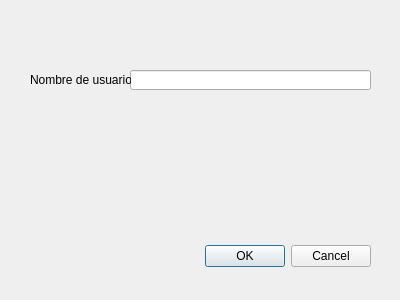
<?xml version="1.0" encoding="UTF-8"?>
<ui version="4.0">
 <class>Dialog</class>
 <widget class="QDialog" name="Dialog">
  <property name="geometry">
   <rect>
    <x>0</x>
    <y>0</y>
    <width>400</width>
    <height>300</height>
   </rect>
  </property>
  <property name="windowTitle">
   <string>Dialog</string>
  </property>
  <widget class="QDialogButtonBox" name="buttonBox">
   <property name="geometry">
    <rect>
     <x>30</x>
     <y>240</y>
     <width>341</width>
     <height>32</height>
    </rect>
   </property>
   <property name="layoutDirection">
    <enum>Qt::LeftToRight</enum>
   </property>
   <property name="orientation">
    <enum>Qt::Horizontal</enum>
   </property>
   <property name="standardButtons">
    <set>QDialogButtonBox::Cancel|QDialogButtonBox::Ok</set>
   </property>
  </widget>
  <widget class="QLineEdit" name="lineEdit">
   <property name="geometry">
    <rect>
     <x>130</x>
     <y>70</y>
     <width>241</width>
     <height>20</height>
    </rect>
   </property>
  </widget>
  <widget class="QLabel" name="label">
   <property name="geometry">
    <rect>
     <x>30</x>
     <y>70</y>
     <width>101</width>
     <height>20</height>
    </rect>
   </property>
   <property name="text">
    <string>Nombre de usuario</string>
   </property>
  </widget>
 </widget>
 <resources/>
 <connections>
  <connection>
   <sender>buttonBox</sender>
   <signal>accepted()</signal>
   <receiver>Dialog</receiver>
   <slot>accept()</slot>
   <hints>
    <hint type="sourcelabel">
     <x>248</x>
     <y>254</y>
    </hint>
    <hint type="destinationlabel">
     <x>157</x>
     <y>274</y>
    </hint>
   </hints>
  </connection>
  <connection>
   <sender>buttonBox</sender>
   <signal>rejected()</signal>
   <receiver>Dialog</receiver>
   <slot>reject()</slot>
   <hints>
    <hint type="sourcelabel">
     <x>316</x>
     <y>260</y>
    </hint>
    <hint type="destinationlabel">
     <x>286</x>
     <y>274</y>
    </hint>
   </hints>
  </connection>
 </connections>
</ui>
